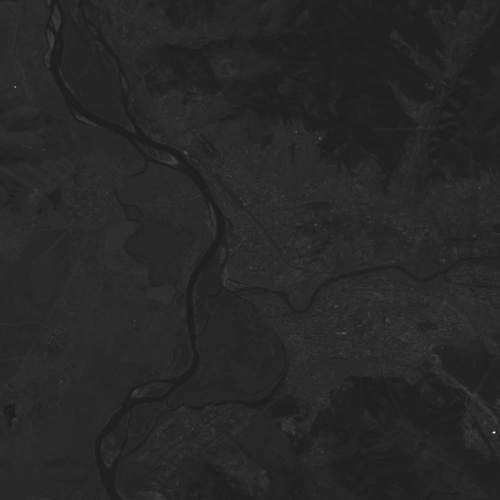
//> input picture lr2/src/data/RED.jpg, 500 x 500 px; the run also reads 1 picture not shown here
$ ./main_2   (built with g++ and OpenCV 4)
//> lines starting //> are read from the running program, lines starting //| are printed output that depends on the picture; after the words box and inside, x2 and y2 are one past the last pixel; in counts of white or black regions, pixels touching at a corner belong together
#include <iostream>
#include <fstream>
#include <opencv2/core.hpp>
#include <opencv2/highgui.hpp>
#include <opencv2/imgproc/imgproc.hpp>
#include <opencv2/opencv.hpp>

using namespace std;
using namespace cv;

int main(){

	Mat red = imread("../data/RED.jpg",CV_8UC1);
//> red is the input picture: 500 rows x 500 cols, CV_8UC1; min 26, max 255, mean 39.3
	Mat nir = imread("../data/NIR.jpg",CV_8UC1);

	if(red.empty() || nir.empty()) {
		std::cout << "Error: the image has been incorrectly loaded." << endl;
		return 0;
	}

	// Mat red32f  = Mat::zeros(500, 500, CV_32F);;
	// Mat nir32f =  Mat::zeros(500, 500, CV_32F);;
	// red.convertTo(red32f, CV_32FC1);
	// nir.convertTo(nir32f, CV_32FC1);

	Mat nirMinusRed  = Mat::zeros(500, 500, CV_8UC1);;
	Mat nirPlusRed =  Mat::zeros(500, 500, CV_8UC1);;
	Mat ndvi = Mat::zeros(500, 500, CV_8UC1);

   	for (int i = 0; i < red.rows; i++){
		for (int j = 0; j < red.cols; j++){
			nirMinusRed.at<int>(j,i) = nir.at<int>(j,i) - red.at<int>(j,i);
			nirPlusRed.at<int>(j,i) = red.at<int>(j,i) + nir.at<int>(j,i);
			// ndvi.at<int>(j,i) = (nir.at<int>(j,i) - red.at<int>(j,i)) / (red.at<int>(j,i) + nir.at<int>(j,i)+0.001);
		}
    }
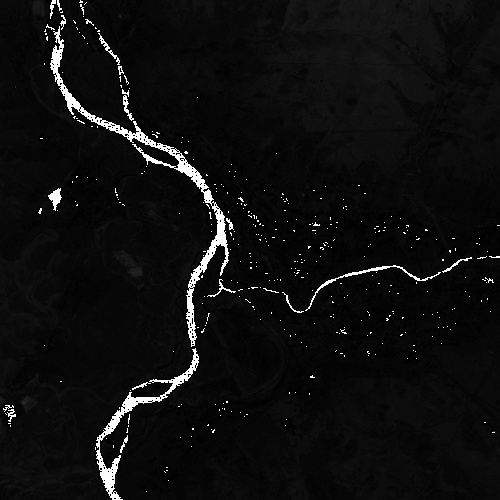
//> nirMinusRed: 500 rows x 500 cols, CV_8UC1; min 0, max 255, mean 14.9
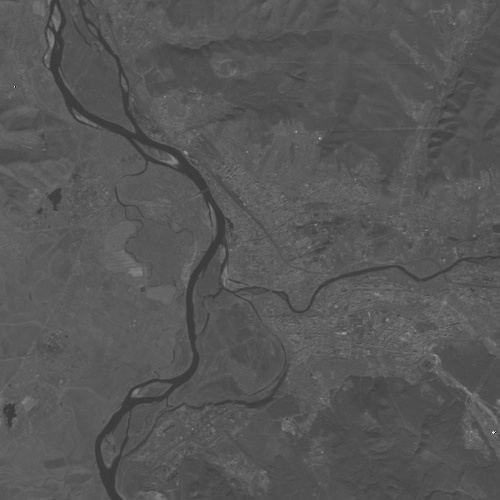
//> nirPlusRed: 500 rows x 500 cols, CV_8UC1; min 3, max 255, mean 86.7
    ndvi = nirMinusRed / nirPlusRed;
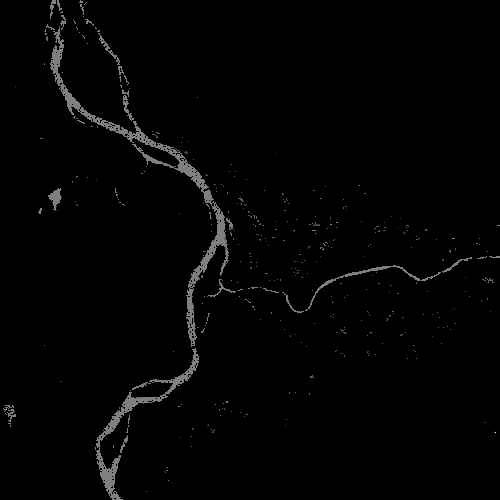
//> ndvi: 500 rows x 500 cols, CV_8UC1; min 0, max 8, mean 0.103; drawn with min black and max white
    	applyColorMap(nirMinusRed, nirMinusRed, COLORMAP_COOL);
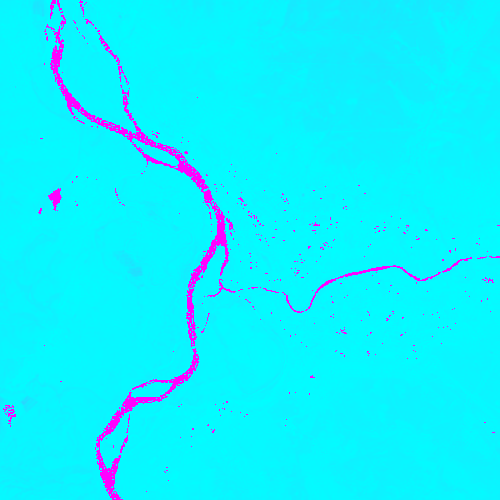
//> nirMinusRed: 500 rows x 500 cols, CV_8UC3; mean B, G, R 255, 240.1, 14.9
	putText(nirMinusRed, "NIR - RED", Point(10, 50), FONT_HERSHEY_DUPLEX, 1.0, CV_RGB(55, 255, 255));
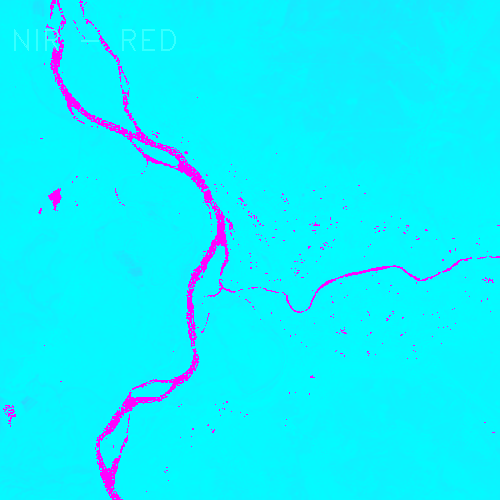
//> nirMinusRed: 500 rows x 500 cols, CV_8UC3; 0.26% of pixels changed, all inside (x1, y1, x2, y2) = (14, 29, 176, 51)
	putText(nirPlusRed, "RED + NIR", Point(10, 50), FONT_HERSHEY_DUPLEX, 1.0, CV_RGB(118, 185, 0));
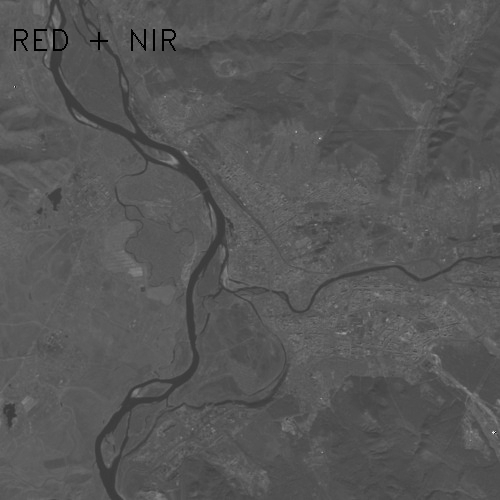
//> nirPlusRed: 500 rows x 500 cols, CV_8UC1; 0.27% of pixels changed, all inside (x1, y1, x2, y2) = (14, 29, 176, 51)
	putText(ndvi, "NDVI", Point(10, 50), FONT_HERSHEY_DUPLEX, 1.0, CV_RGB(255, 255, 255));
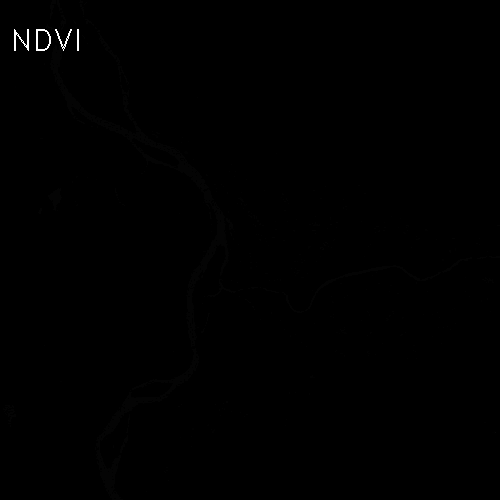
//> ndvi: 500 rows x 500 cols, CV_8UC1; 0.14% of pixels changed, all inside (x1, y1, x2, y2) = (14, 29, 79, 51)

	imshow("NIR-RED", nirMinusRed);
	imshow("NIR+RED", nirPlusRed);
	imshow("NDVI", ndvi);

	// imwrite("NIR-RED.jpg", nirMinusRed);
	// imwrite("RED+NIR.jpg", nirPlusRed);
	imwrite("NDVI.jpg", ndvi);
	waitKey(0);

	return 0;
}
